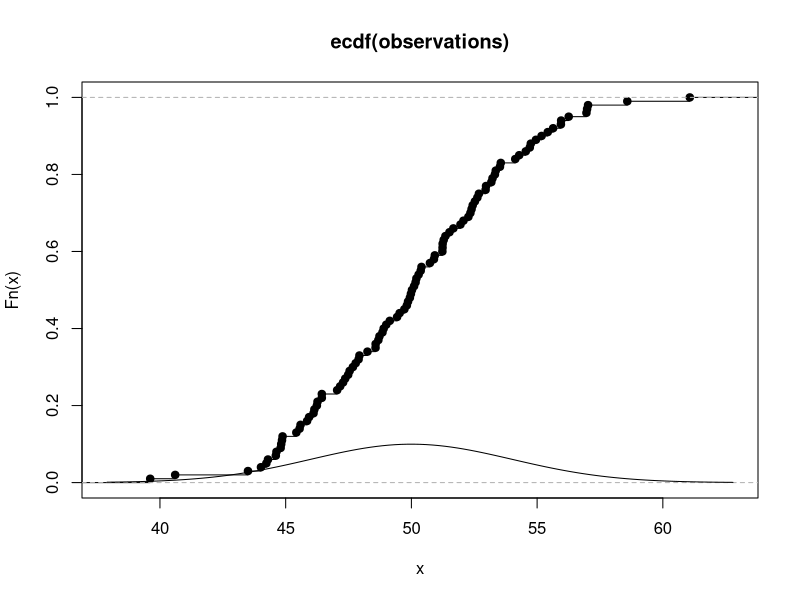
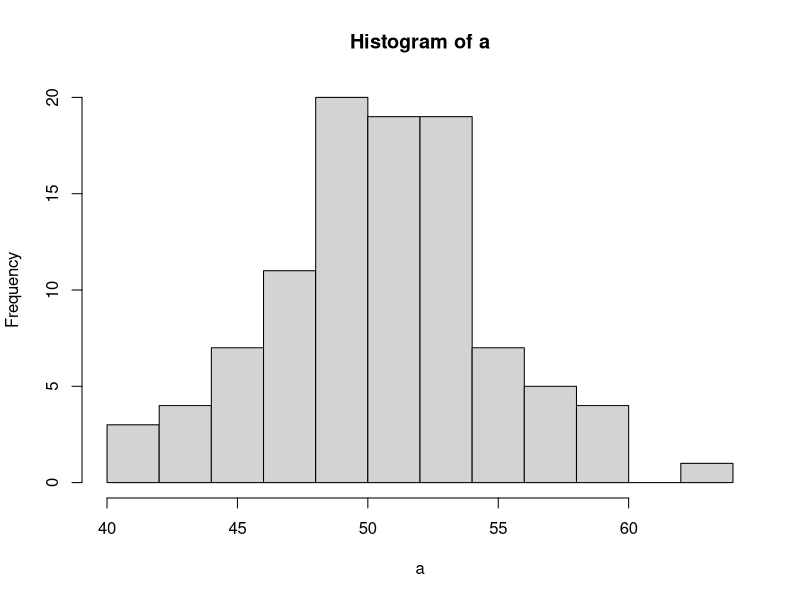
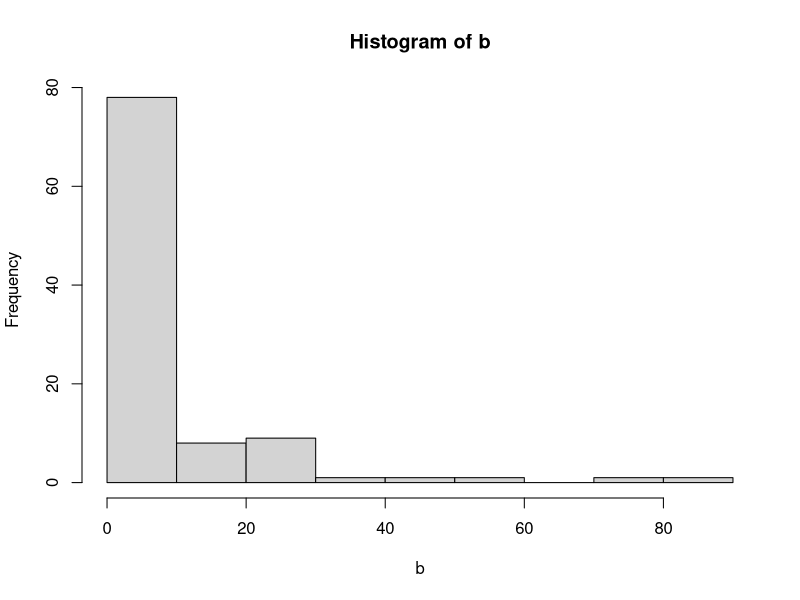

Write the R code that produced these figures, in order.
## ---- chunk 1
knitr::opts_chunk$set(error=TRUE,        # Keep compiling upon error
                      collapse=TRUE,     # collapse by default
                      echo=TRUE,         # echo code by default
                      comment = "#>",    # change comment character
                      fig.width = 5,     # set figure width
                      out.width = "50%", # set width of displayed images
                      warning=TRUE,      # show R warnings
                      message=FALSE)     # show R messages
## ---- chunk 2
rep(seq(1,3),4)
## ---- chunk 3
qnorm(0.99, mean = 0, sd = 1)
## ---- chunk 4
observations <- rnorm(100, mean = 50, sd = 4)
Fn <- ecdf(observations)
plot(Fn)
curve(dnorm(x, mean=50, sd=4), add=TRUE)
## ---- chunk 5
a = rnorm(100, mean = 50, sd = 4)
b = rlnorm(100, mean = 1, sd = sqrt(2))
diff.med <- function(data) {
   return(abs(mean(data)-median(data)))
}

diff.med(a)
diff.med(b)
hist(a)
hist(b)
#Erwartung: LN erreicht höheren Differenzwert, da rechtsschiefe Verteilung (N ist symmetrische Verteilung)
## ---- chunk 6
sim.v <- function(a, n){
  x <- rnorm(n, mean = 0, sd = 1)
  v <- v(x)

  return(quantile(v, a))
}

v <- function(X) {
  return(exp(1)^X+2*X^2)
}

sim.v(0.33, 100)# not required
